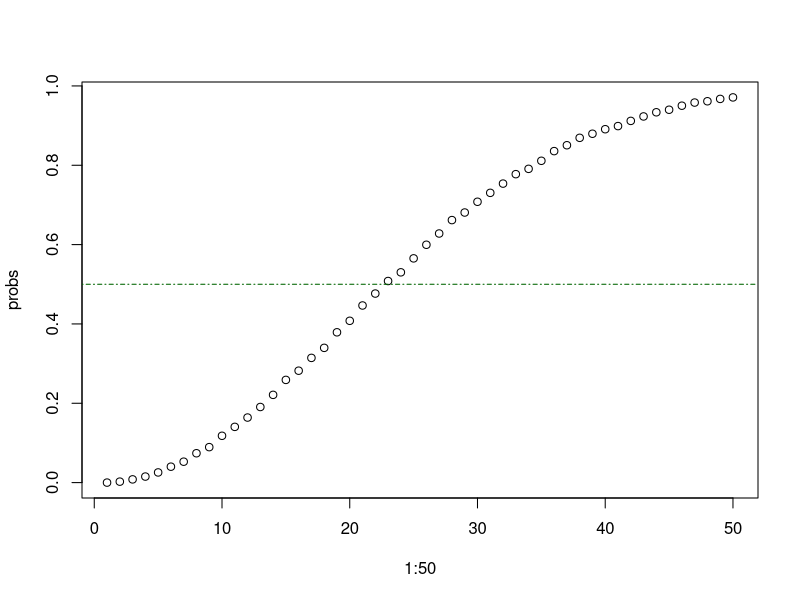

Recreate this plot in R.
set.seed(123)
probs <- sapply(1:50, function(.x) mean(replicate(10000, length(unique(sample(1:365, .x, replace = TRUE))) < .x )))
plot(1:50, probs)

abline(h = 0.5, col = 'darkgreen', lty = 4)
